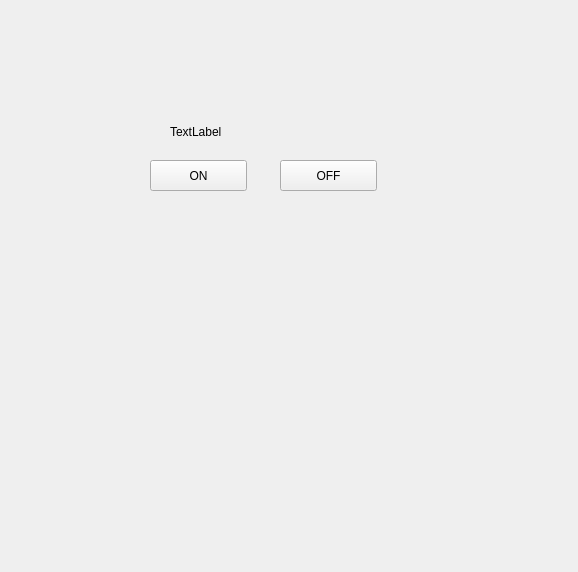
<?xml version="1.0" encoding="UTF-8"?>
<ui version="4.0">
 <class>Form</class>
 <widget class="QWidget" name="Form">
  <property name="geometry">
   <rect>
    <x>0</x>
    <y>0</y>
    <width>578</width>
    <height>572</height>
   </rect>
  </property>
  <property name="windowTitle">
   <string>Form</string>
  </property>
  <widget class="QLabel" name="textlabel">
   <property name="geometry">
    <rect>
     <x>170</x>
     <y>120</y>
     <width>73</width>
     <height>23</height>
    </rect>
   </property>
   <property name="text">
    <string>TextLabel</string>
   </property>
  </widget>
  <widget class="QPushButton" name="btn1">
   <property name="geometry">
    <rect>
     <x>150</x>
     <y>160</y>
     <width>97</width>
     <height>31</height>
    </rect>
   </property>
   <property name="text">
    <string>ON</string>
   </property>
  </widget>
  <widget class="QPushButton" name="btn2">
   <property name="geometry">
    <rect>
     <x>280</x>
     <y>160</y>
     <width>97</width>
     <height>31</height>
    </rect>
   </property>
   <property name="text">
    <string>OFF</string>
   </property>
  </widget>
 </widget>
 <resources/>
 <connections/>
</ui>
